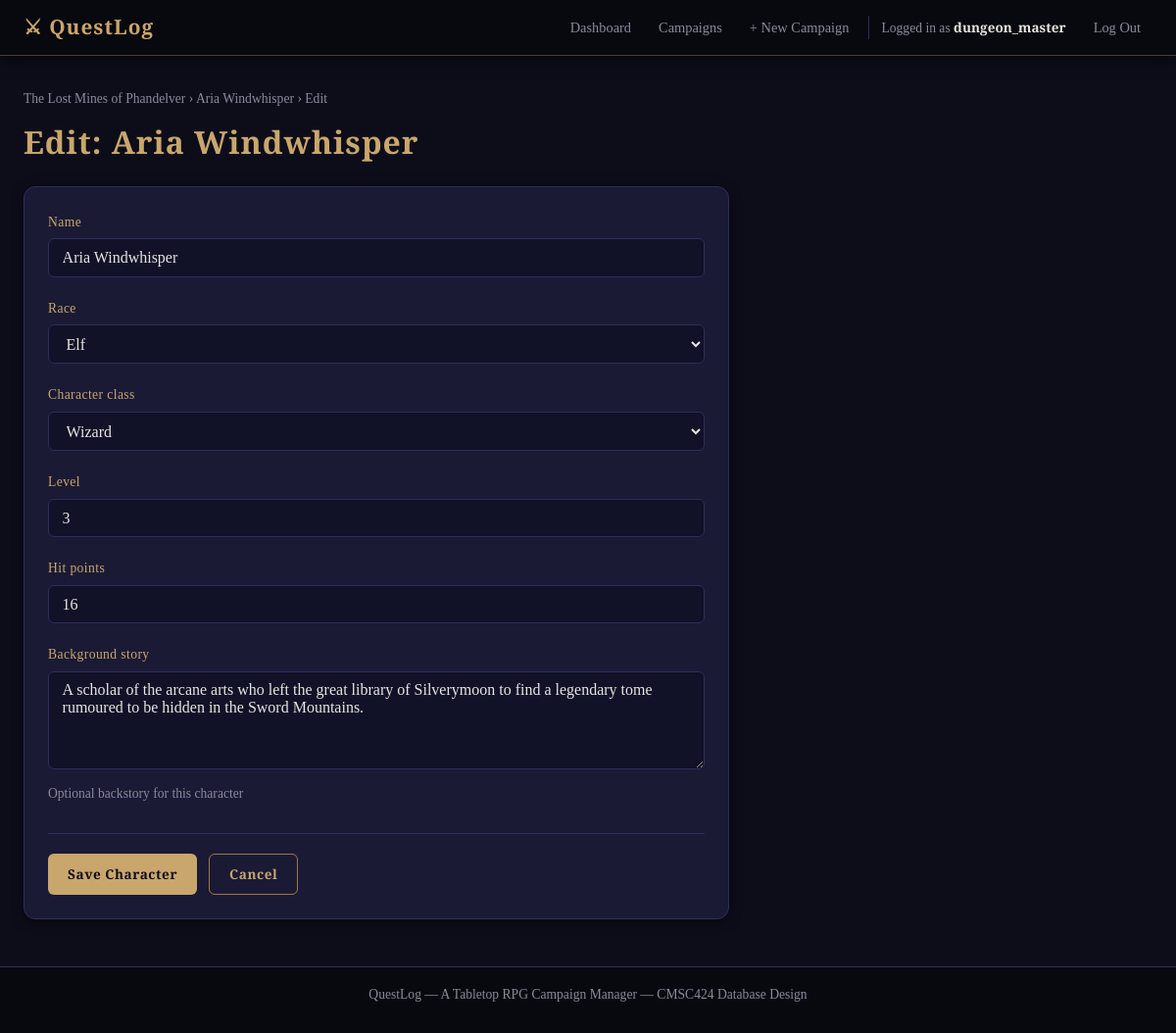
Page /characters/2/edit/ (signed in) on the committed database.
### campaign_manager/models.py (models this page shows, shortened)
class Character(models.Model):
    RACE_CHOICES = [
        ('human',      'Human'),
        ('elf',        'Elf'),
        ('dwarf',      'Dwarf'),
        ('halfling',   'Halfling'),
        ('gnome',      'Gnome'),
        ('half_elf',   'Half-Elf'),
        ('half_orc',   'Half-Orc'),
        ('tiefling',   'Tiefling'),
        ('dragonborn', 'Dragonborn'),
        ('other',      'Other'),
    ]
    CLASS_CHOICES = [
        ('barbarian', 'Barbarian'),
        ('bard',      'Bard'),
        ('cleric',    'Cleric'),
        ('druid',     'Druid'),
        ('fighter',   'Fighter'),
        ('monk',      'Monk'),
        ('paladin',   'Paladin'),
        ('ranger',    'Ranger'),
        ('rogue',     'Rogue'),
        ('sorcerer',  'Sorcerer'),
        ('warlock',   'Warlock'),
        ('wizard',    'Wizard'),
    ]
    name             = models.CharField(max_length=200)
    race             = models.CharField(max_length=20, choices=RACE_CHOICES, default='human')
    character_class  = models.CharField(max_length=20, choices=CLASS_CHOICES, default='fighter')
    level            = models.IntegerField(default=1)
    hit_points       = models.IntegerField(default=10)
    background_story = models.TextField(blank=True, help_text="Optional backstory for this character")
    campaign = models.ForeignKey(Campaign, on_delete=models.CASCADE, related_name='characters')
    player = models.ForeignKey(User, on_delete=models.CASCADE, related_name='characters')
    class Meta:
        ordering = ['name']

class Campaign(models.Model):
    STATUS_CHOICES = [
        ('active',    'Active'),
        ('completed', 'Completed'),
        ('on_hold',   'On Hold'),
    ]
    name        = models.CharField(max_length=200)
    description = models.TextField(blank=True)
    world_name  = models.CharField(
        max_length=200, blank=True,
        help_text="The name of the setting or fictional world (e.g. Faerûn, Barovia)"
    )
    created_at  = models.DateTimeField(auto_now_add=True)  # Set automatically on creation
    status      = models.CharField(max_length=20, choices=STATUS_CHOICES, default='active')
    dungeon_master = models.ForeignKey(
        User,
        on_delete=models.CASCADE,
        related_name='campaigns_as_dm',
    )
    class Meta:
        ordering = ['-created_at']  # Newest campaigns first

### campaign_manager/views.py (the view)
# urls.py: path('characters/<int:pk>/edit/', views.character_edit, name='character_edit'),
@login_required
def character_edit(request, pk):
    character = get_object_or_404(Character, pk=pk)
    if character.player != request.user and character.campaign.dungeon_master != request.user:
        messages.error(request, "You can only edit your own characters.")
        return redirect('character_detail', pk=pk)
    if request.method == 'POST':
        form = CharacterForm(request.POST, instance=character)
        if form.is_valid():
            form.save()
            messages.success(request, f'"{character.name}" has been updated.')
            return redirect('character_detail', pk=pk)
    else:
        form = CharacterForm(instance=character)
    return render(request, 'campaign_manager/character_form.html', {
        'form':      form,
        'title':     f'Edit: {character.name}',
        'character': character,
    })

### campaign_manager/forms.py
class CharacterForm(forms.ModelForm):
    class Meta:
        model  = Character
        fields = ['name', 'race', 'character_class', 'level', 'hit_points', 'background_story']
        widgets = {
            'background_story': forms.Textarea(attrs={'rows': 4}),
        }

### campaign_manager/templates/campaign_manager/character_form.html (shortened to what this page needs)
{% extends "campaign_manager/base.html" %}
{% block content %}
<div class="form-page">
  <nav class="breadcrumb">
    {% if campaign %}
      <a href="{% url 'campaign_detail' pk=campaign.pk %}">{{ campaign.name }}</a>
      &rsaquo; New Character
    {% elif character %}
      <a href="{% url 'campaign_detail' pk=character.campaign.pk %}">{{ character.campaign.name }}</a>
      &rsaquo; <a href="{% url 'character_detail' pk=character.pk %}">{{ character.name }}</a>
      &rsaquo; Edit
    {% endif %}
  </nav>
  <h1>{{ title }}</h1>
  <div class="card form-card">
    <form method="post">
      {% for field in form %}
        <div class="form-group">
          <label for="{{ field.id_for_label }}">{{ field.label }}</label>
          {{ field }}
          {% if field.help_text %}
            <p class="field-help">{{ field.help_text }}</p>
          {% endif %}
        </div>
      {% endfor %}
      <div class="form-actions">
        <button type="submit" class="btn btn-primary">Save Character</button>
        {% if character %}
          <a href="{% url 'character_detail' pk=character.pk %}" class="btn btn-secondary">Cancel</a>
        {% elif campaign %}
          <a href="{% url 'campaign_detail' pk=campaign.pk %}" class="btn btn-secondary">Cancel</a>
        {% endif %}
      </div>
    </form>
  </div>
</div>
{% endblock %}

### campaign_manager/templates/campaign_manager/base.html (shortened to what this page needs)
<!DOCTYPE html>
<html lang="en">
<head>
  {% load static %}
  <link rel="stylesheet" href="{% static 'campaign_manager/style.css' %}">
</head>
<body>
  <nav class="navbar">
    <div class="nav-container">
      <a href="{% url 'dashboard' %}" class="nav-brand">⚔ QuestLog</a>
      <ul class="nav-links">
        {% if user.is_authenticated %}
          <li><a href="{% url 'dashboard' %}" class="nav-link">Dashboard</a></li>
          <li><a href="{% url 'campaign_list' %}" class="nav-link">Campaigns</a></li>
          <li><a href="{% url 'campaign_create' %}" class="nav-link">+ New Campaign</a></li>
          <li class="nav-user">
            Logged in as <strong>{{ user.username }}</strong>
          </li>
          <li>
            <form method="post" action="{% url 'logout' %}" style="display:inline;">
              <button type="submit" class="nav-link nav-link-btn">Log Out</button>
            </form>
          </li>
        {% else %}
          <li><a href="{% url 'login' %}" class="nav-link">Log In</a></li>
          <li><a href="{% url 'register' %}" class="nav-link btn-primary-small">Register</a></li>
        {% endif %}
      </ul>
    </div>
  </nav>
  <main class="main-content">
    <div class="container">
      {% block content %}{% endblock %}
    </div>
  </main>
  <footer class="site-footer">
    <p>QuestLog &mdash; A Tabletop RPG Campaign Manager &mdash; CMSC424 Database Design</p>
  </footer>
</body>
</html>

### campaign_manager/static/campaign_manager/style.css (style rules this page uses)
:root { --bg-page: #0d0d1a; --bg-nav: #08080f; --bg-card: #1a1a35; --bg-input: #111128; --bg-hover: #22223f; --gold: #c9a66b; --gold-light: #e8c78a; --gold-dark: #a07840; --text: #e8e6e0; --text-muted: #8a8a9a; --border: #2d2d5a; --border-gold: rgba(201, 166, 107, 0.35); --green: #2d6a4f; --green-light: #52b788; --red: #9b2226; --red-light: #e63946; --amber: #7b5e00; --amber-light: #f4a261; --blue: #1d3557; --blue-light: #457b9d; --purple: #4a1d5c; --purple-light: #9d4edd; --radius: 6px; --radius-lg: 12px; --shadow: 0 2px 12px rgba(0, 0, 0, 0.5); --shadow-gold: 0 0 20px rgba(201, 166, 107, 0.15); }
*, *::before, *::after { box-sizing: border-box; margin: 0; padding: 0; }
html { font-size: 16px; scroll-behavior: smooth; }
body { background-color: var(--bg-page); color: var(--text); font-family: 'Crimson Text', Georgia, 'Times New Roman', serif; font-size: 1.05rem; line-height: 1.7; min-height: 100vh; display: flex; flex-direction: column; }
a { color: var(--gold); text-decoration: none; transition: color 0.2s; }
ul { list-style: none; }
h1, h2, h3, h4 { font-family: 'Cinzel', 'Palatino Linotype', serif; font-weight: 600; line-height: 1.3; color: var(--gold); letter-spacing: 0.03em; }
h1 { font-size: 2rem; margin-bottom: 0.5rem; }
p { margin-bottom: 0.75rem; }
strong { color: var(--text); font-weight: 600; }
.navbar { background-color: var(--bg-nav); border-bottom: 1px solid var(--border-gold); position: sticky; top: 0; z-index: 100; box-shadow: 0 2px 20px rgba(0,0,0,0.6); }
.nav-container { max-width: 1200px; margin: 0 auto; padding: 0 1.5rem; display: flex; align-items: center; justify-content: space-between; height: 56px; }
.nav-brand { font-family: 'Cinzel', serif; font-size: 1.3rem; font-weight: 700; color: var(--gold); letter-spacing: 0.05em; text-decoration: none; }
.nav-links { display: flex; align-items: center; gap: 0.25rem; }
.nav-link { color: var(--text-muted); padding: 0.35rem 0.75rem; border-radius: var(--radius); font-size: 0.9rem; transition: color 0.2s, background 0.2s; }
.nav-link-btn { background: none; border: none; cursor: pointer; font-family: inherit; font-size: 0.9rem; }
.nav-user { color: var(--text-muted); font-size: 0.85rem; padding: 0 0.75rem; border-left: 1px solid var(--border); margin-left: 0.25rem; }
.container { max-width: 1200px; margin: 0 auto; padding: 0 1.5rem; }
.main-content { flex: 1; padding: 2rem 0 3rem; }
.site-footer { background: var(--bg-nav); border-top: 1px solid var(--border); text-align: center; padding: 1rem; color: var(--text-muted); font-size: 0.85rem; }
.btn { display: inline-block; padding: 0.55rem 1.25rem; border-radius: var(--radius); font-family: 'Cinzel', serif; font-size: 0.85rem; font-weight: 600; letter-spacing: 0.04em; cursor: pointer; border: none; transition: background 0.2s, color 0.2s, box-shadow 0.2s; text-align: center; text-decoration: none; }
.btn-primary { background: var(--gold); color: #0d0d1a; }
.btn-secondary { background: transparent; color: var(--gold); border: 1px solid var(--gold-dark); }
.form-group { margin-bottom: 1.25rem; }
.form-group label { display: block; margin-bottom: 0.35rem; font-family: 'Cinzel', serif; font-size: 0.85rem; color: var(--gold); letter-spacing: 0.03em; }
.form-group input[type="text"], .form-group input[type="email"], .form-group input[type="password"], .form-group input[type="number"], .form-group input[type="date"], .form-group textarea, .form-group select, input[type="text"], input[type="email"], input[type="password"], input[type="number"], input[type="date"], textarea, select { width: 100%; background: var(--bg-input); color: var(--text); border: 1px solid var(--border); border-radius: var(--radius); padding: 0.6rem 0.85rem; font-family: 'Crimson Text', serif; font-size: 1rem; transition: border-color 0.2s, box-shadow 0.2s; }
textarea { resize: vertical; min-height: 100px; }
select option { background: var(--bg-card); color: var(--text); }
.field-help { color: var(--text-muted); font-size: 0.85rem; margin-top: 0.25rem; }
.form-actions { display: flex; gap: 0.75rem; margin-top: 1.75rem; padding-top: 1.25rem; border-top: 1px solid var(--border); }
.form-page { max-width: 720px; }
.form-card { margin-top: 1.5rem; }
.card { background: var(--bg-card); border: 1px solid var(--border); border-radius: var(--radius-lg); padding: 1.5rem; box-shadow: var(--shadow); }
.breadcrumb { font-size: 0.85rem; color: var(--text-muted); margin-bottom: 0.75rem; }
.breadcrumb a { color: var(--text-muted); }

### rows in the picture
Character: campaign.name "The Lost Mines of Phandelver", name "Aria Windwhisper", form "Aria Windwhisper" "Elf" "Wizard" "3" "16" "A scholar of the arcane arts who left the great library of Silverymoon to find a legendary tome rumoured to be hidden in the Sword Mountains."

### other values in the picture
{{ user.username }} "dungeon_master"
{{ title }} "Edit: Aria Windwhisper"
{{ field.label }} "Name" "Race" "Character class" "Level" "Hit points" "Background story"
{{ field.help_text }} "Optional backstory for this character"
